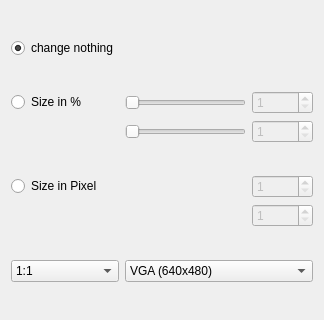
<?xml version="1.0" encoding="UTF-8"?>
<ui version="4.0">
 <class>Widget</class>
 <widget class="QWidget" name="Widget">
  <property name="geometry">
   <rect>
    <x>0</x>
    <y>0</y>
    <width>283</width>
    <height>320</height>
   </rect>
  </property>
  <property name="windowTitle">
   <string>Form</string>
  </property>
  <layout class="QGridLayout" name="gridLayout">
   <item row="3" column="2">
    <widget class="QSpinBox" name="xPercentageSpinBox">
     <property name="enabled">
      <bool>false</bool>
     </property>
     <property name="minimum">
      <number>1</number>
     </property>
     <property name="maximum">
      <number>800</number>
     </property>
    </widget>
   </item>
   <item row="3" column="1">
    <widget class="QSlider" name="xSlider">
     <property name="enabled">
      <bool>false</bool>
     </property>
     <property name="minimum">
      <number>1</number>
     </property>
     <property name="maximum">
      <number>800</number>
     </property>
     <property name="orientation">
      <enum>Qt::Horizontal</enum>
     </property>
    </widget>
   </item>
   <item row="8" column="0">
    <spacer name="verticalSpacer">
     <property name="orientation">
      <enum>Qt::Vertical</enum>
     </property>
     <property name="sizeHint" stdset="0">
      <size>
       <width>20</width>
       <height>40</height>
      </size>
     </property>
    </spacer>
   </item>
   <item row="4" column="2">
    <widget class="QSpinBox" name="yPercentageSpinBox">
     <property name="enabled">
      <bool>false</bool>
     </property>
     <property name="minimum">
      <number>1</number>
     </property>
     <property name="maximum">
      <number>800</number>
     </property>
    </widget>
   </item>
   <item row="6" column="2">
    <widget class="QSpinBox" name="xPixelSpinBox">
     <property name="enabled">
      <bool>false</bool>
     </property>
     <property name="minimum">
      <number>1</number>
     </property>
     <property name="maximum">
      <number>32000</number>
     </property>
    </widget>
   </item>
   <item row="1" column="0">
    <widget class="QRadioButton" name="changeNothingRadioButton">
     <property name="text">
      <string>change nothing</string>
     </property>
     <property name="checked">
      <bool>true</bool>
     </property>
    </widget>
   </item>
   <item row="3" column="0">
    <widget class="QRadioButton" name="percentageRadioButton">
     <property name="text">
      <string>Size in %</string>
     </property>
    </widget>
   </item>
   <item row="6" column="0">
    <widget class="QRadioButton" name="pixelRadioButton">
     <property name="text">
      <string>Size in Pixel</string>
     </property>
    </widget>
   </item>
   <item row="7" column="2">
    <widget class="QSpinBox" name="yPixelSpinBox">
     <property name="enabled">
      <bool>false</bool>
     </property>
     <property name="minimum">
      <number>1</number>
     </property>
     <property name="maximum">
      <number>32000</number>
     </property>
    </widget>
   </item>
   <item row="9" column="0">
    <widget class="QComboBox" name="sizeRatioComboBox">
     <item>
      <property name="text">
       <string notr="true">1:1</string>
      </property>
     </item>
     <item>
      <property name="text">
       <string notr="true">5:4</string>
      </property>
     </item>
     <item>
      <property name="text">
       <string notr="true">4:3</string>
      </property>
     </item>
     <item>
      <property name="text">
       <string notr="true">16:9</string>
      </property>
     </item>
    </widget>
   </item>
   <item row="5" column="0">
    <spacer name="verticalSpacer_3">
     <property name="orientation">
      <enum>Qt::Vertical</enum>
     </property>
     <property name="sizeHint" stdset="0">
      <size>
       <width>20</width>
       <height>40</height>
      </size>
     </property>
    </spacer>
   </item>
   <item row="4" column="1">
    <widget class="QSlider" name="ySlider">
     <property name="enabled">
      <bool>false</bool>
     </property>
     <property name="minimum">
      <number>1</number>
     </property>
     <property name="maximum">
      <number>800</number>
     </property>
     <property name="orientation">
      <enum>Qt::Horizontal</enum>
     </property>
    </widget>
   </item>
   <item row="0" column="0">
    <spacer name="verticalSpacer_2">
     <property name="orientation">
      <enum>Qt::Vertical</enum>
     </property>
     <property name="sizeHint" stdset="0">
      <size>
       <width>20</width>
       <height>40</height>
      </size>
     </property>
    </spacer>
   </item>
   <item row="2" column="0">
    <spacer name="verticalSpacer_4">
     <property name="orientation">
      <enum>Qt::Vertical</enum>
     </property>
     <property name="sizeHint" stdset="0">
      <size>
       <width>20</width>
       <height>40</height>
      </size>
     </property>
    </spacer>
   </item>
   <item row="9" column="1" colspan="2">
    <widget class="QComboBox" name="pixelComboBox">
     <item>
      <property name="text">
       <string notr="true">VGA (640x480)</string>
      </property>
     </item>
     <item>
      <property name="text">
       <string notr="true">XGA (1024x768)</string>
      </property>
     </item>
     <item>
      <property name="text">
       <string notr="true">NTSC (576x486)</string>
      </property>
     </item>
     <item>
      <property name="text">
       <string notr="true">PAL (720x486)</string>
      </property>
     </item>
     <item>
      <property name="text">
       <string notr="true">HD (1920x1080)</string>
      </property>
     </item>
     <item>
      <property name="text">
       <string notr="true">Flickr large (768x1024)</string>
      </property>
     </item>
     <item>
      <property name="text">
       <string notr="true">iPhone landscape (480x320)</string>
      </property>
     </item>
     <item>
      <property name="text">
       <string notr="true">160x160</string>
      </property>
     </item>
     <item>
      <property name="text">
       <string notr="true">HD 720 (1280x720)</string>
      </property>
     </item>
     <item>
      <property name="text">
       <string notr="true">SVGA (800x600)</string>
      </property>
     </item>
     <item>
      <property name="text">
       <string notr="true">PSP (480x272)</string>
      </property>
     </item>
     <item>
      <property name="text">
       <string notr="true">2K (2048x1080)</string>
      </property>
     </item>
    </widget>
   </item>
   <item row="10" column="0">
    <spacer name="verticalSpacer_5">
     <property name="orientation">
      <enum>Qt::Vertical</enum>
     </property>
     <property name="sizeHint" stdset="0">
      <size>
       <width>20</width>
       <height>40</height>
      </size>
     </property>
    </spacer>
   </item>
  </layout>
 </widget>
 <resources/>
 <connections>
  <connection>
   <sender>xSlider</sender>
   <signal>valueChanged(int)</signal>
   <receiver>xPercentageSpinBox</receiver>
   <slot>setValue(int)</slot>
   <hints>
    <hint type="sourcelabel">
     <x>136</x>
     <y>103</y>
    </hint>
    <hint type="destinationlabel">
     <x>205</x>
     <y>105</y>
    </hint>
   </hints>
  </connection>
  <connection>
   <sender>xPercentageSpinBox</sender>
   <signal>valueChanged(int)</signal>
   <receiver>xSlider</receiver>
   <slot>setValue(int)</slot>
   <hints>
    <hint type="sourcelabel">
     <x>203</x>
     <y>98</y>
    </hint>
    <hint type="destinationlabel">
     <x>154</x>
     <y>98</y>
    </hint>
   </hints>
  </connection>
  <connection>
   <sender>ySlider</sender>
   <signal>valueChanged(int)</signal>
   <receiver>yPercentageSpinBox</receiver>
   <slot>setValue(int)</slot>
   <hints>
    <hint type="sourcelabel">
     <x>131</x>
     <y>126</y>
    </hint>
    <hint type="destinationlabel">
     <x>201</x>
     <y>129</y>
    </hint>
   </hints>
  </connection>
  <connection>
   <sender>yPercentageSpinBox</sender>
   <signal>valueChanged(int)</signal>
   <receiver>ySlider</receiver>
   <slot>setValue(int)</slot>
   <hints>
    <hint type="sourcelabel">
     <x>204</x>
     <y>133</y>
    </hint>
    <hint type="destinationlabel">
     <x>146</x>
     <y>136</y>
    </hint>
   </hints>
  </connection>
  <connection>
   <sender>xSlider</sender>
   <signal>valueChanged(int)</signal>
   <receiver>ySlider</receiver>
   <slot>setValue(int)</slot>
   <hints>
    <hint type="sourcelabel">
     <x>134</x>
     <y>104</y>
    </hint>
    <hint type="destinationlabel">
     <x>133</x>
     <y>129</y>
    </hint>
   </hints>
  </connection>
  <connection>
   <sender>percentageRadioButton</sender>
   <signal>toggled(bool)</signal>
   <receiver>xSlider</receiver>
   <slot>setEnabled(bool)</slot>
   <hints>
    <hint type="sourcelabel">
     <x>42</x>
     <y>102</y>
    </hint>
    <hint type="destinationlabel">
     <x>122</x>
     <y>103</y>
    </hint>
   </hints>
  </connection>
  <connection>
   <sender>percentageRadioButton</sender>
   <signal>toggled(bool)</signal>
   <receiver>ySlider</receiver>
   <slot>setEnabled(bool)</slot>
   <hints>
    <hint type="sourcelabel">
     <x>28</x>
     <y>108</y>
    </hint>
    <hint type="destinationlabel">
     <x>130</x>
     <y>132</y>
    </hint>
   </hints>
  </connection>
  <connection>
   <sender>percentageRadioButton</sender>
   <signal>toggled(bool)</signal>
   <receiver>xPercentageSpinBox</receiver>
   <slot>setEnabled(bool)</slot>
   <hints>
    <hint type="sourcelabel">
     <x>56</x>
     <y>102</y>
    </hint>
    <hint type="destinationlabel">
     <x>213</x>
     <y>103</y>
    </hint>
   </hints>
  </connection>
  <connection>
   <sender>percentageRadioButton</sender>
   <signal>toggled(bool)</signal>
   <receiver>yPercentageSpinBox</receiver>
   <slot>setEnabled(bool)</slot>
   <hints>
    <hint type="sourcelabel">
     <x>46</x>
     <y>105</y>
    </hint>
    <hint type="destinationlabel">
     <x>203</x>
     <y>131</y>
    </hint>
   </hints>
  </connection>
  <connection>
   <sender>pixelRadioButton</sender>
   <signal>toggled(bool)</signal>
   <receiver>xPixelSpinBox</receiver>
   <slot>setEnabled(bool)</slot>
   <hints>
    <hint type="sourcelabel">
     <x>39</x>
     <y>187</y>
    </hint>
    <hint type="destinationlabel">
     <x>200</x>
     <y>186</y>
    </hint>
   </hints>
  </connection>
  <connection>
   <sender>pixelRadioButton</sender>
   <signal>toggled(bool)</signal>
   <receiver>yPixelSpinBox</receiver>
   <slot>setEnabled(bool)</slot>
   <hints>
    <hint type="sourcelabel">
     <x>78</x>
     <y>188</y>
    </hint>
    <hint type="destinationlabel">
     <x>202</x>
     <y>217</y>
    </hint>
   </hints>
  </connection>
 </connections>
</ui>
